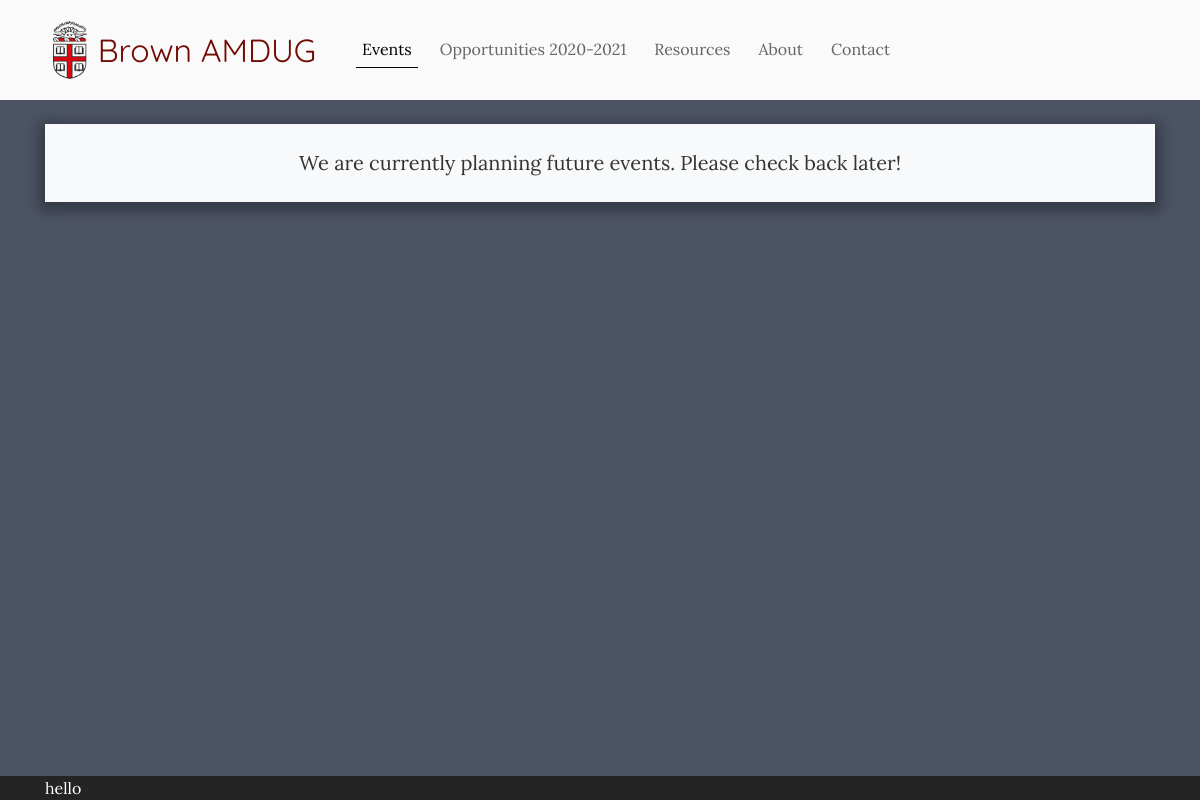
Before: /events with the older database file.
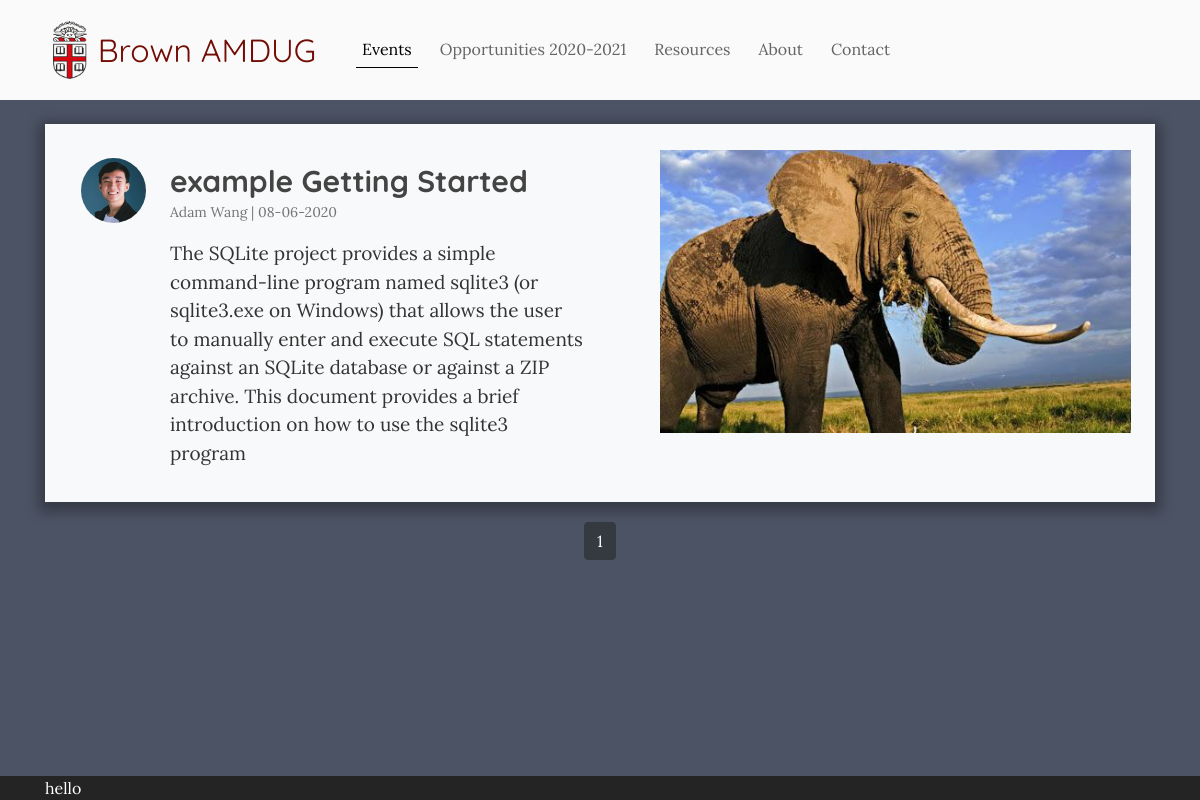
After: the same page with the newer database file.
### website/models.py (models this page shows, shortened)
class Post(db.Model):
	id = db.Column(db.Integer, primary_key=True)
	title = db.Column(db.String(100), nullable=False)
	date_posted = db.Column(db.DateTime, nullable=False, default=datetime.now)
	content = db.Column(db.Text, nullable=False)
	user_id = db.Column(db.Integer, db.ForeignKey('user.id'), nullable=False)
	image_file = db.Column(db.String(20), nullable=False, default='default.png')

class User(db.Model, UserMixin):
	id = db.Column(db.Integer, primary_key=True)
	name = db.Column(db.String(20), unique=True, nullable=False)
	email = db.Column(db.String(120), unique=True, nullable=False)
	image_file = db.Column(db.String(20), nullable=False, default='default.png')
	password = db.Column(db.String(20), nullable=False)
	posts = db.relationship('Post', backref='author', lazy=True)

### website/main/routes.py (the view)
@main.route("/events")
def events():
    page = request.args.get('page', 1, type=int)
    posts = Post.query.order_by(Post.date_posted.desc()).paginate(page=page, per_page=10)
    return render_template('events.html', title='Upcoming Events', posts=posts)

### website/templates/events.html
{% extends "layout.html" %}
{% block content %}
	{% if posts.items %}
		{% for post in posts.items %}
			<article class="media content-section shadow bg-light">
				<img class="rounded-circle article-img mt-4 ml-3" src="{{ url_for('static', filename='profile_pics/' + post.author.image_file) }}">
			  	<div class="media-body row">
					<div class="col-lg-6">
						<div class="article-metadata pt-4 pl-2 pr-5">
							<p class="article-title font-weight-bold pt-2">{{ post.title }}</p>
							<p class="article-author">{{ post.author.name }} | {{ post.date_posted.strftime('%m-%d-%Y') }}</p>
							<p class="article-content">{{ post.content }}</p>
						</div>
					</div>
					<div class="col-lg-6">
						<img class="img-fluid float-right mt-3 mb-3 ml-1 mr-1" src="{{ url_for('static', filename='event_pics/' + post.image_file) }}">
					</div>
				</div>
			</article>
		{% endfor %}
		<div class="text-center">
			{% for page_num in posts.iter_pages(left_edge=1, right_edge=1, left_current=2, right_current=3) %}
				{% if page_num %}
					{% if posts.page == page_num %}
						<a class="btn btn-dark mb-4" href="{{ url_for('main.events', page=page_num) }}">{{ page_num }}</a>
					{% else %}
						<a class="btn btn-outline-dark mb-4" href="{{ url_for('main.events', page=page_num) }}">{{ page_num }}</a>
					{% endif %}
				{% else %}
					. . .
				{% endif %}
			{% endfor %}
		</div>
	{% else %}
		<div class="bg-light shadow text-center p-4">
			<p class="lead" style="margin-bottom: 0px;">We are currently planning future events. Please check back later!</p>
		</div>
	{% endif %}
{% endblock content %}

### website/templates/layout.html (shortened to what this page needs)
<!DOCTYPE html>
<html>
<head>
	<link rel="stylesheet" href="https://maxcdn.bootstrapcdn.com/bootstrap/4.0.0/css/bootstrap.min.css">
	<link rel="stylesheet" type="text/css" href="{{ url_for('static', filename='main.css') }}">
</head>
<body>
	<header class="site-header">
		<nav style="padding-left: calc(100vw - 100%);" class="navbar navbar-expand-lg navbar-light my-header fixed-top">
			<div class="container">
				<a class="navbar-brand p-2 brand" href="{{ url_for('main.home') }}">
					<img src="{{ url_for('static', filename='images/logo.png') }}" alt="logo">
					Brown AMDUG
				</a>
				<div class="collapse navbar-collapse" id="navbarToggle">
					<div class="navbar-nav mr-auto">
						<a id="events-link" class="nav-item nav-link" href="{{ url_for('main.events') }}">Events</a>
						<a id="opportunities-link" class="nav-item nav-link" href="{{ url_for('main.opportunities') }}">Opportunities 2020-2021</a>
						<a id="resources-link" class="nav-item nav-link" href="{{ url_for('main.resources') }}">Resources</a>
						<a id="about-link" class="nav-item nav-link" href="{{ url_for('main.about') }}">About</a>
						<a id="contact-link" class="nav-item nav-link" href="{{ url_for('main.contact') }}">Contact</a>
					</div>
				</div>
			</div>
		</nav>
	</header>
	<main role="main" class="container">
		<br>
		{% block content %}{% endblock %}
		<br>
	</main>
	<footer class="my-footer">
		<div class="container">
			<span>hello</span>
		</div>
	</footer>
</body>
</html>

### website/static/main.css (style rules this page uses)
body { display: flex; flex-direction: column; height: 100vh; background: #4C5364; color: #333333; padding-top: 100px; font-family: Arial, Helvetica, sans-serif; }
main { flex: 1; }
.my-header { padding: 0px; min-height: 100px; opacity: 100%; background-color: #FAFAFA; transition: opacity 0.4s, min-height 0.2s; }
.my-header .brand { display: flex; align-items: center; justify-content: space-between; color: #720D05; font-family: 'Quicksand', sans-serif; font-size: 32px; transition: font-size 0.2s, color 0.4s; }
.my-header .brand img { width: 2.1rem; margin-right: 0.7rem; transition: width 0.2s, margin-right 0.2s; }
.site-header .navbar-nav .nav-link { position: static; color: #646464; margin-left: 16px; padding: 6px; border-bottom: 1px solid; border-color: #FAFAFA; transition: color 0.4s, border-color 0.4s; }
.site-header .navbar-nav .nav-link.active { color: black; border-color: black; }
.my-footer { color: white; background-color: #242424; }
.content-section { padding: 10px 20px; margin-bottom: 20px; }
.article-title { font-family: 'Quicksand', sans-serif; color: #444444; font-size: 30px; line-height: 100%; margin-bottom: 6px; }
.article-author { white-space: pre-line; font-size: 14px; color: #747474; }
.article-content { font-size: 19px; white-space: pre-line; display: inline-block; word-break: break-word; }
.article-img { height: 65px; width: 65px; margin-right: 16px; object-fit: cover; }
.article-metadata { padding-bottom: 1px; margin-bottom: 8px; }
.shadow { box-shadow: 0 4px 12px 6px rgba(0, 0, 0, 0.3); }

### website/templates/layout.html (style rules this page uses)
body { font-family: 'Lora', serif; }

Changed rows visible on the page:
added Post: image_file (picture), title "example Getting Started", author.name "Adam Wang", date_posted "08-06-2020", content "The SQLite project provides a simple command-line program named sqlite3 (or sqlite3.exe on Windows) that allows the user to manually enter and execute SQL statements against an SQLite database or against a ZIP archive. This document provides a brief introduction on how to use the sqlite3 program"
Other visible differences:
new list line: "1"
text no longer shown: "We are currently planning future events. Please check back later!"
